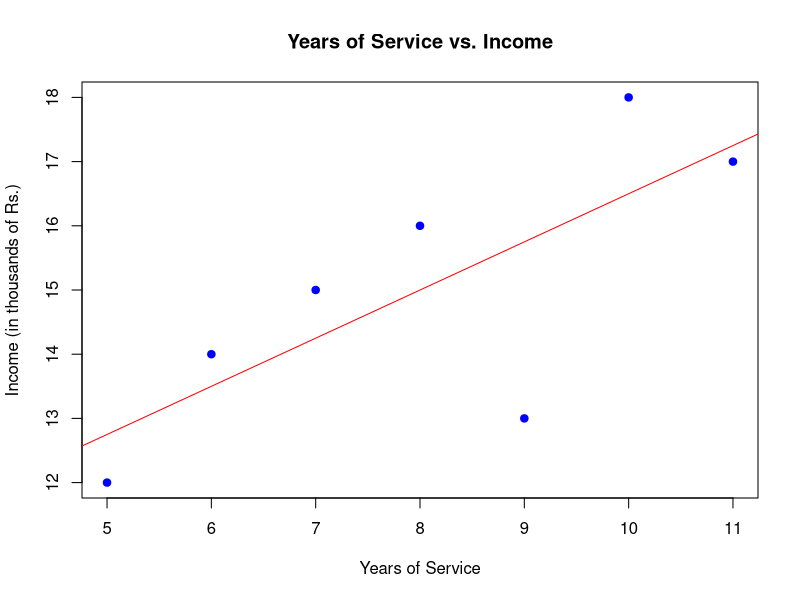
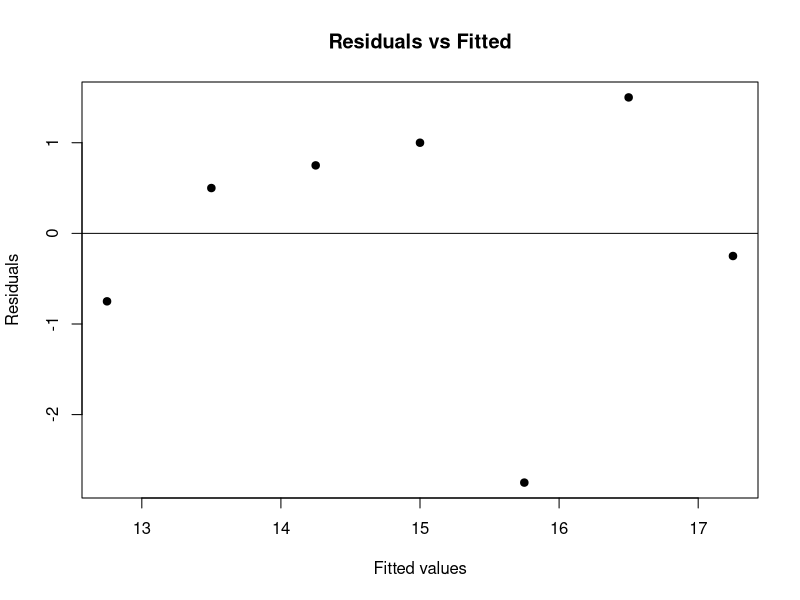

These figures' R source, in order:
# Create the dataset
data <- data.frame(
  Yearsofservice = c(11, 7, 9, 5, 8, 6, 10),
  Income = c(17, 15, 13, 12, 16, 14, 18)
)
# Scatterplot
plot(data$Yearsofservice, data$Income, main = "Years of Service vs. Income",
     xlab = "Years of Service", ylab = "Income (in thousands of Rs.)",
     pch = 19, col = "blue")
abline(lm(Income ~ Yearsofservice, data = data), col = "red") # Add regression line
# Build the linear regression model
model <- lm(Income ~ Yearsofservice, data = data)
summary(model)
res <- resid(model)
# Residual vs. Fitted Plot
plot(fitted(model), res, main = "Residuals vs Fitted",
     xlab = "Fitted values", ylab = "Residuals", pch = 19)
abline(0, 0)
# Predict income for 12 years of service
new_data <- data.frame(Yearsofservice = 12)
predicted_income <- predict(model, newdata = new_data)
# Output the predicted income
predicted_income